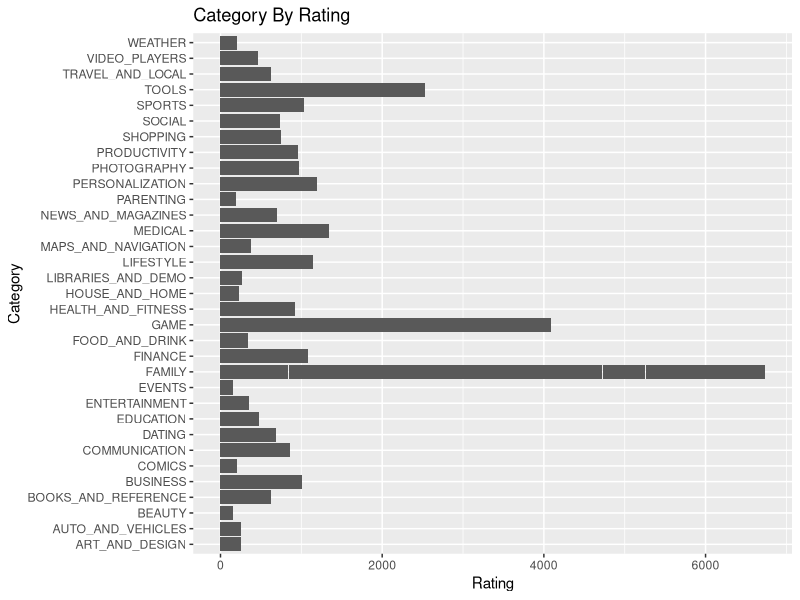
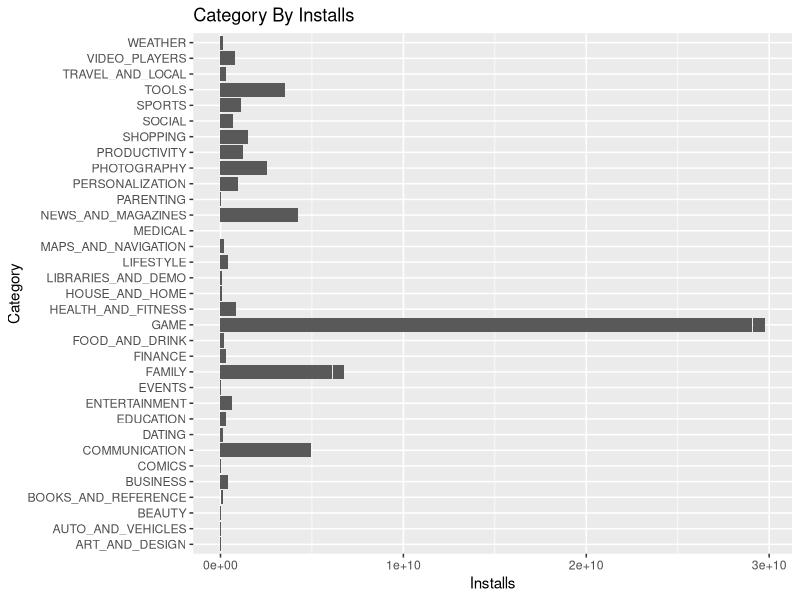

The R script that drew these images, in order: (Note: this script raises an error after producing the figures.)
## ---- chunk 1
knitr::opts_chunk$set(echo = TRUE)
## ---- chunk 2
d <- read.csv("googleplaystore.csv")
d <- d[d$Size != 'Varies with device',]
d <- d[d$Current.Ver != 'Varies with device',]
d <- d[d$Current.Ver != 'NaN',]
d <- d[d$Rating != 'NaN',]
d <- d[d$Price != 'NaN',]
d$Installs <- gsub(',', '', d$Installs)
d$Installs <- gsub('\\+', '', d$Installs)
d$Installs <- as.numeric(as.character((d$Installs)))
d$Current.Ver <- gsub('[a-z_()A-Z\\-\\+]', '', d$Current.Ver)
d$Price <- gsub('\\$', '', d$Price)
d$Price <- as.numeric(as.character((d$Price)))
d$Updates <- ifelse(d$Current.Ver >= 2 , ifelse(d$Current.Ver >= 4, 2, 1), 0)
d <- subset(d, select = c('App','Category','Rating','Reviews','Size','Installs','Type','Price','Content.Rating','Last.Updated','Updates','Android.Ver'))

#View(d)


## ---- chunk 3
library(ggplot2)
library(ggthemes)

g <- ggplot(d, aes(Category,Rating))
g2 <- ggplot(d, aes(Category,Installs))

g + geom_bar(stat = "identity") + coord_flip() + ggtitle("Category By Rating")
g2 + geom_bar(stat = "identity") + coord_flip()+ ggtitle("Category By Installs")
## ---- chunk 4
library(randomForest)
library(caret)


set.seed(100)
train <- sample(nrow(d), 0.7*nrow(d), replace = FALSE)
TrainSet <- d[train,]
ValidSet <- d[-train,]


model1 <- randomForest(Installs ~ Rating + Category + Reviews, data = TrainSet, nTrees = 50, mtry = 2, importance = TRUE)
model1
confusionMatrix(model1, ValidSet, positive = NULL, dnn = c("Prediction", "Reference"))
